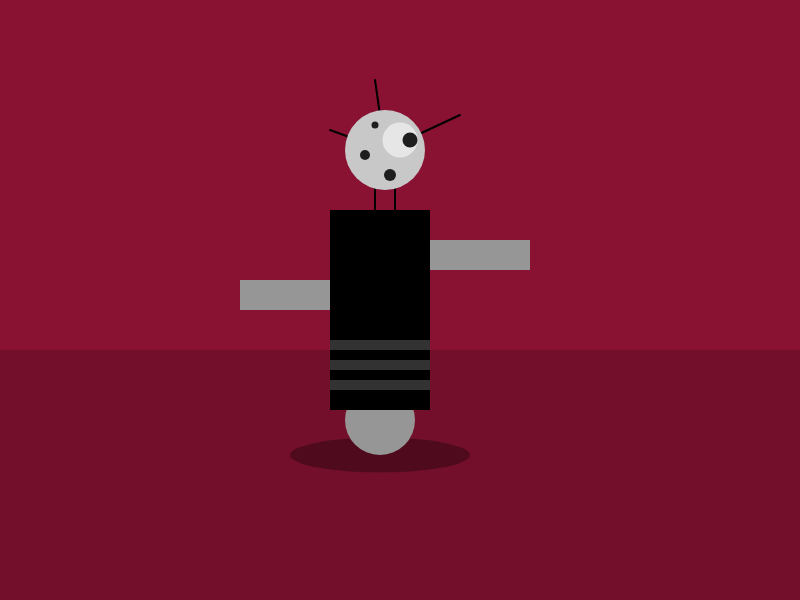
Frame 1 (no input)
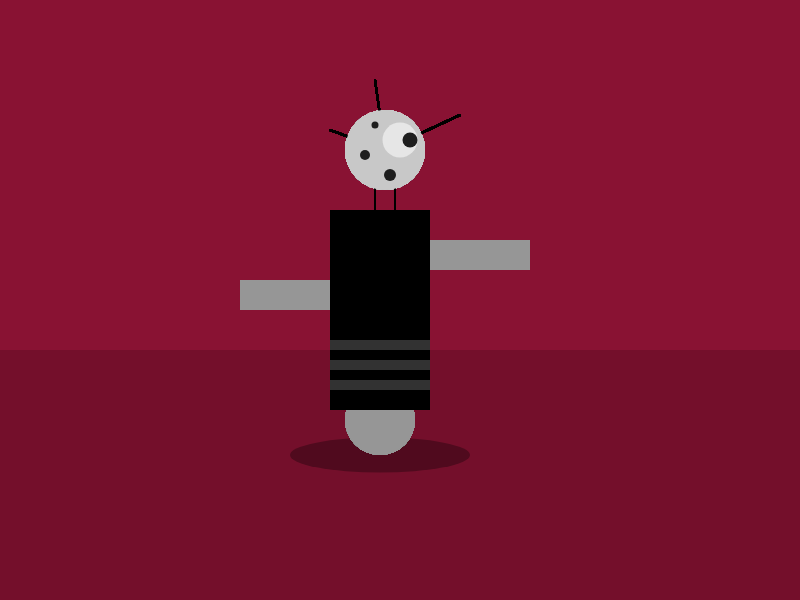
Frame 60 (no input)
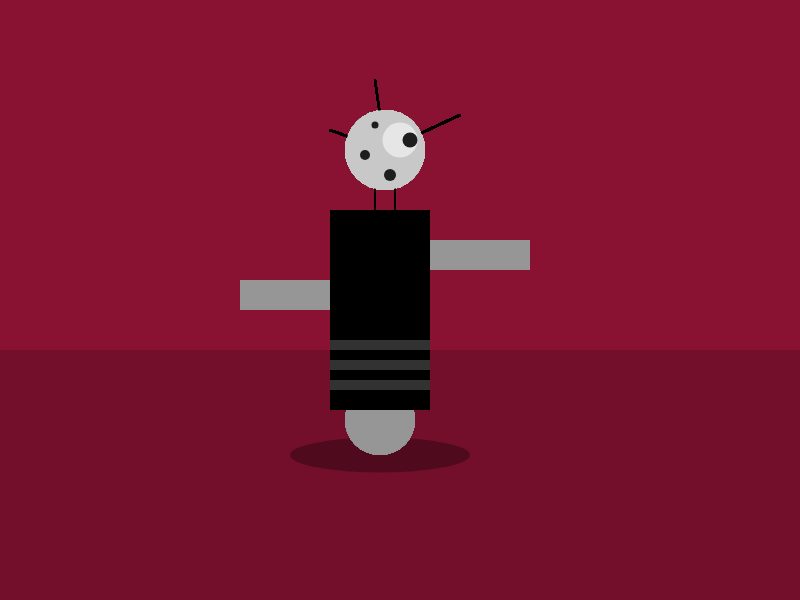
Frame 120 (the mouse pressed at the canvas centre since frame 60)

The p5.js sketch that drew these frames (run headless with seeded random() and noise() and a simulated clock; from frame 60 on, the mouse is pressed at the canvas centre):

// p5.js sketch
// ── sketch.js
function setup() {
  createCanvas(800, 600);
  strokeWeight(2);

  // Sfondo
  background('#891233');
  noStroke();
  fill(0,0,0,40);
  rect(0, height/2+50, width, height/2-50);

  // Shadow
  noStroke ();
  fill (0, 0, 0, 80);
  ellipse (380, 455, 180, 35);
}

function draw() {
  translate(200,0);

  // Neck
  stroke(0);
  line (175, 150, 175, 250);
  line (195, 150, 195, 250)

  // Antennas
  line (175, 80, 185, 150);
  line (130, 130, 185, 150);
  line (260, 115, 185, 150);

  // Body
  noStroke ();
  fill (150, 150, 150, 255);
  ellipse (180, 420, 70, 70);

  noStroke ();
  fill (150, 150, 150, 255);
  rect (130, 240, 200, 30);

  noStroke ();
  fill (150, 150, 150, 255);
  rect (40, 280, 150, 30);

  noStroke ();
  fill (0, 0, 0, 255);
  rect (130, 210, 100, 200);

  noStroke ();
  fill (50, 50, 50, 255);
  rect (130, 340, 100, 10);

  noStroke ();
  fill (50, 50, 50, 255);
  rect (130, 360, 100, 10);

  noStroke ();
  fill (50, 50, 50, 255);
  rect (130, 380, 100, 10)

  // Head
  noStroke ();
  fill (200, 200, 200, 255);
  ellipse (185, 150, 80, 80);

  noStroke ();
  fill (230, 230, 230, 255);
  ellipse (200, 140, 35, 35);

  noStroke ();
  fill (30, 30, 30, 255);
  ellipse (210, 140, 15, 15);

  noStroke ();
  fill (30, 30, 30, 255);
  ellipse (190, 175, 12, 12);

  noStroke ();
  fill (30, 30, 30, 255);
  ellipse (165, 155, 10, 10);

  noStroke ();
  fill (30, 30, 30, 255)
  ellipse (175, 125, 7, 7)
}
